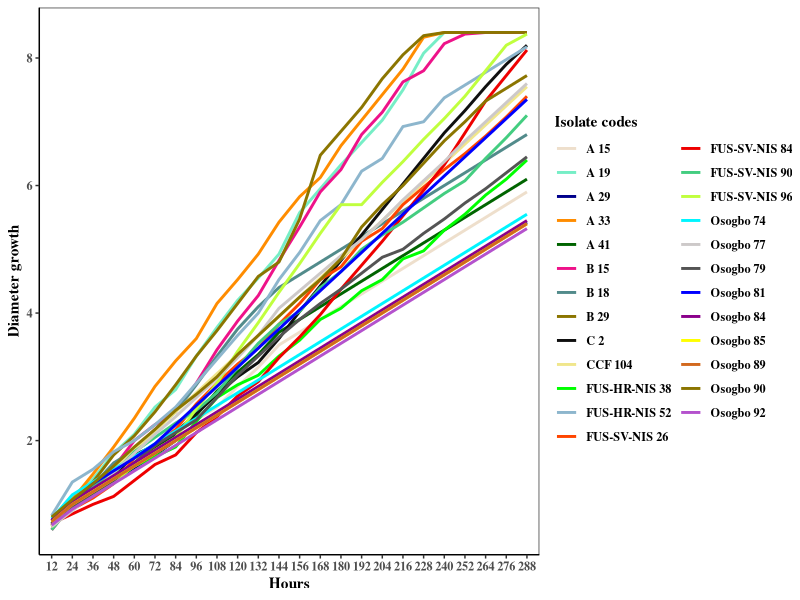
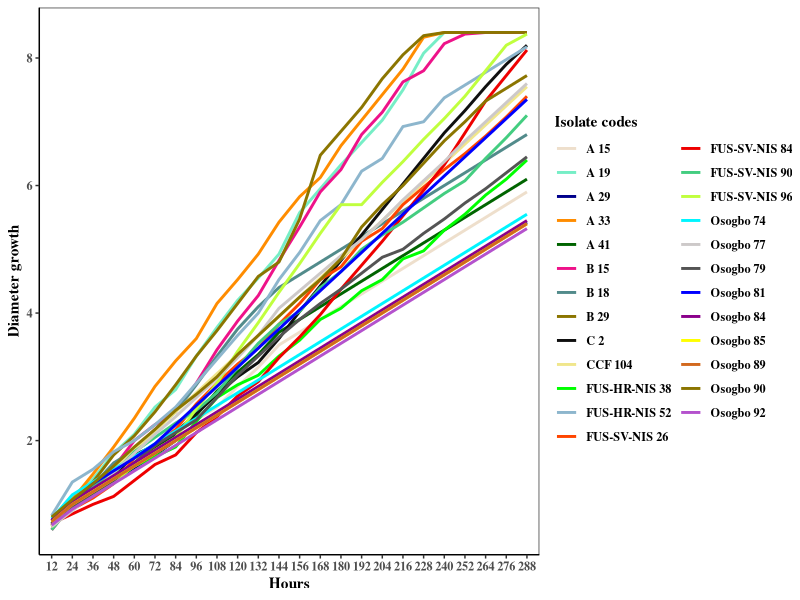

Here is the R script that generated these plots, in order:

############################################################################
############################################################################
###                                                                      ###
###                      DATA ANALYSIS                                   ###
###                                                                      ###
############################################################################
############################################################################



############################################################################
############################################################################
###                                                                      ###
###                          IMPORT THE DATASET                          ###
###                                                                      ###
############################################################################
############################################################################

Faith<-read.csv('Data/Fusarium radial growth.csv')

############################################################################
############################################################################
###                                                                      ###
###                      LOAD THE NECESSARY LIBRARY                      ###
###                                                                      ###
############################################################################
############################################################################

library(tidyverse)

############################################################################
############################################################################
###                                                                      ###
###                   PREPARE THE DATASET FOR ANALYSIS                   ###
###                                                                      ###
############################################################################
############################################################################

glimpse(Faith)

Faith <- Faith %>% mutate(across(.cols = c(1:3),.fns = factor))


############################################################################
###                                                                      ###
###                   LINE PLOT                                          ###
###                                                                      ###
############################################################################
############################################################################

theme_set(theme_test())

Faith %>% group_by(Hours, Isolate.Code) %>%
  summarise(Diameter.growth = mean(Diameter.growth)) %>%
  ggplot(aes(Hours, Diameter.growth, group = Isolate.Code, col = Isolate.Code)) +
  geom_line(size = 1) + scale_color_manual(name = 'Isolate codes', values =  c("#EEDFCC", "#76EEC6", "#00008B", "#FF8C00", "#006400", "#EE1289", "#528B8B", "#8B7500", "#0F0F0F", "#F0E68C", "#00FF00", "#8DB6CD", "#FF4500", "#EE0000", "#43CD80", "#C0FF3E", "#00F5FF", "#CDC9C9", "#545454", "#0000FF", "#8B008B", "#FFFF00", "#D2691E", "#8B7500", "#B452CD")) +
  theme(
    text = element_text(family = 'serif', face = 'bold'),
    panel.grid.major = element_blank(),
    panel.grid.minor = element_blank(),
    panel.background = element_blank(),
    axis.line = element_line()
  ) +
  labs(y = 'Diameter growth')



# Save the plot
ggsave('Diameter.tiff',path = 'Plot',width = 12,height = 9,dpi = 300)
